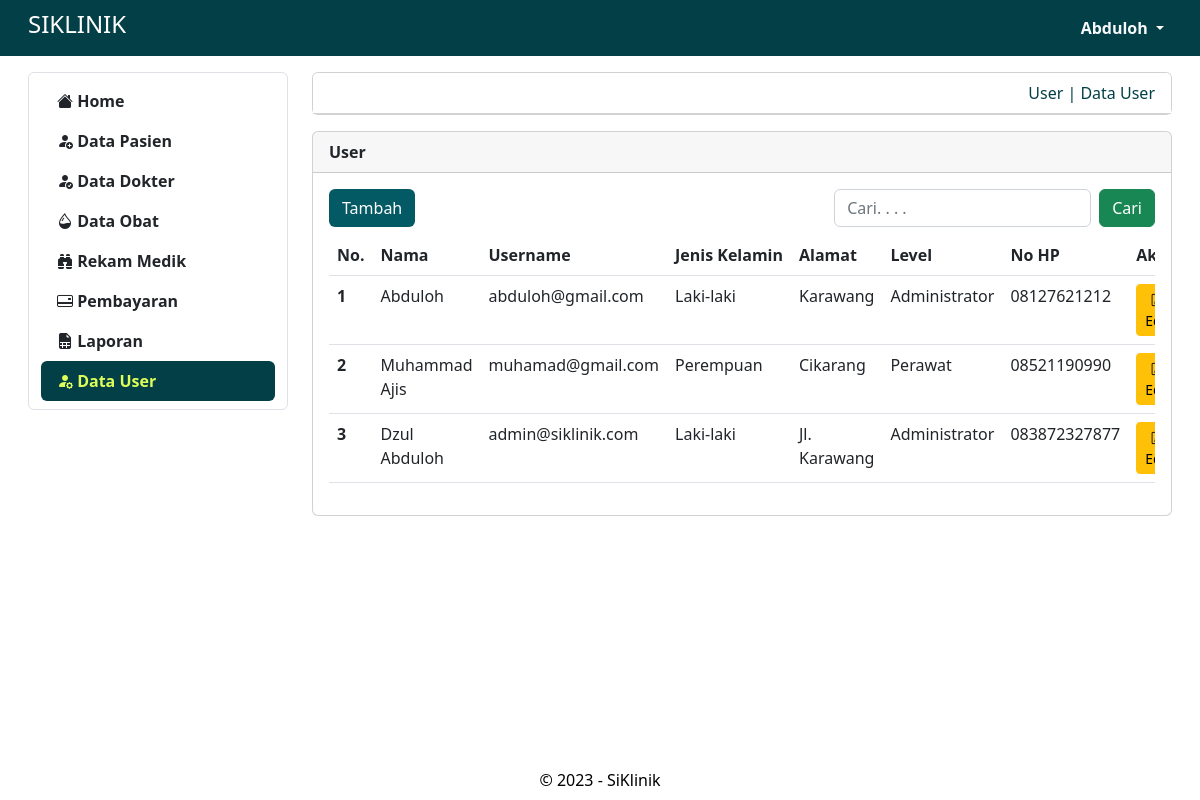
Screenshot of /admin/user (signed in) with the database file from the repository.
### tables this page shows
CREATE TABLE `user` (
  `id` int(11) NOT NULL,
  `nama` varchar(50) NOT NULL,
  `username` varchar(50) NOT NULL,
  `password` varchar(200) NOT NULL,
  `jenis_kelamin` varchar(20) NOT NULL,
  `telp` varchar(16) NOT NULL,
  `alamat` text NOT NULL,
  `level` int(11) NOT NULL
);

### admin/user.php (the view, shortened to what this page needs)
<?php
include "proses/connect.php";
$query = mysqli_query($conn, "SELECT * FROM user");
while ($record = mysqli_fetch_array($query)) {
    $result[] = $record;
}
?>
<div class="col-lg-9 mt-3">
    <div class="me-lg-3">
        <div class="card mb-3">
            <div class="card-header bg-body">
                <div class="d-flex justify-content-end">
                    <a href="user" class="">User | Data User</a>
                </div>
            </div>
        </div>
        <div class="navbar-nav nav-pills mb-2  flex-column justify-content-end flex-grow-1">
            <div class=" card justify-content-center">
                <div class="card-header">
                    <b>User</b>
                </div>
                <div class="card-body">
                    <div class="row mb-2">
                        <div class="d-flex justify-content-between">
                            <button class="btn btn-tambah" data-bs-toggle="modal" data-bs-target="#ModalTambahUser">Tambah</button>
                            <div class="d-flex justify-content-between">
                                <input type="search" name="cari" class="form-control me-2" aria-label="search" placeholder="Cari. . . .">
                                <button class="btn btn-success">Cari</button>
                            </div>
                        </div>
                    </div>
                    <?php
                    if (empty($result)) {
                        echo "<div class='text-center border mt-5'>Tidak ada Data User!</div>";
                    } else {
                    ?>
                        <div class="table-responsive">
                            <table class="table table-hover">
                                <thead>
                                    <tr class="text-nowrap">
                                        <th scope="col">No.</th>
                                        <th scope="col">Nama</th>
                                        <th scope="col">Username</th>
                                        <th scope="col">Jenis Kelamin</th>
                                        <th scope="col">Alamat</th>
                                        <th scope="col">Level</th>
                                        <th scope="col">No HP</th>
                                        <th scope="col">Aksi</th>
                                    </tr>
                                </thead>
                                <tbody>
                                    <?php
                                    $no = 1;
                                    foreach ($result as $row) {
                                    ?>
                                        <tr>
                                            <th scope="row"><?= $no++; ?></th>
                                            <td><?= ucwords($row['nama']); ?></td>
                                            <td><?= $row['username']; ?></td>
                                            <td><?= $row['jenis_kelamin']; ?></td>
                                            <td><?= ucwords($row['alamat']); ?></td>
                                            <td>
                                                <?php if ($row['level'] == 1) {
                                                    echo "Administrator";
                                                } elseif ($row['level'] == 2) {
                                                    echo "Perawat";
                                                } elseif ($row['level'] == 3) {
                                                    echo "Dokter";
                                                } elseif ($row['level'] == 4) {
                                                    echo "Kasir";
                                                } ?>
                                            </td>
                                            <td><?= $row['telp']; ?></td>
                                            <td class="">
                                                <div class="row">
                                                    <div class="col d-flex">
                                                        <button class="btn btn-warning btn-sm me-1" data-bs-toggle="modal" data-bs-target="#ModalEdit<?= $row['id']; ?>"><i class="bi bi-pencil-square"></i> Edit</button>
                                                    </div>
                                                </div>
                                            </td>
                                        </tr>
                                    <?php } ?>
                                </tbody>
                            </table>
                        </div>
                    <?php } ?>
                </div>
            </div>
        </div>
    </div>
</div>

### admin/header.php (shortened to what this page needs)
<?php
include "proses/connect.php";
$query = mysqli_query($conn, "SELECT * FROM user WHERE username ='$_SESSION[username_siklinik]'");
?>
<nav class="navbar navbar-expand navbar-dark sticky-top">
    <div class="container-fluid">
        <a class="nav-link ms-lg-3 ms-md-3" href=".">
            <h4>SIKLINIK</h4>
        </a>
        <div class="collapse navbar-collapse justify-content-end" id="navbarNavDropdown">
            <ul class="navbar-nav">
                <li class="nav-item dropdown">
                    <a class="nav-link dropdown-toggle text-light me-lg-3 me-md-3" href="" role="button" data-bs-toggle="dropdown" aria-expanded="false">
                        <?= ucwords($hasil['nama']); ?>
                    </a>
                </li>
            </ul>
        </div>
    </div>
</nav>

### assets/css/styleAdmin.css (style rules this page uses)
:root { --color-body: #b6cbce; --color-heading: #eef3db; --color-base: #033f47; --color-base2: #022a30; --color-brand: #e0f780; --color-brand2: #deff58; --color-modal: #010200; --color-batal: #c90000; --color-batal1: #ad0000; --color-reset: #707070; --color-reset1: #7e7d7d; --color-save: #05af0d; --color-save2: #05970d; }
.card .card-header a { text-decoration: none; color: var(--color-base); }
a { text-decoration: none; color: var(--color-body); transition: all 0.4s ease; }
.navbar { background-color: var(--color-base); color: #fff; }
.navbar .nav-link { font-weight: 600; color: #fff; }
.btn-tambah { background-color: #035964; color: #fff; }

### rows the page displays
user: nama "Abduloh", username "abduloh@gmail.com", jenis_kelamin "Laki-laki", alamat "Karawang", level "Administrator", telp "08127621212"
user: nama "Muhammad Ajis", username "muhamad@gmail.com", jenis_kelamin "Perempuan", alamat "Cikarang", level "Perawat", telp "08521190990"
user: nama "Dzul Abduloh", username "admin@siklinik.com", jenis_kelamin "Laki-laki", alamat "Jl. Karawang", level "Administrator", telp "083872327877"
